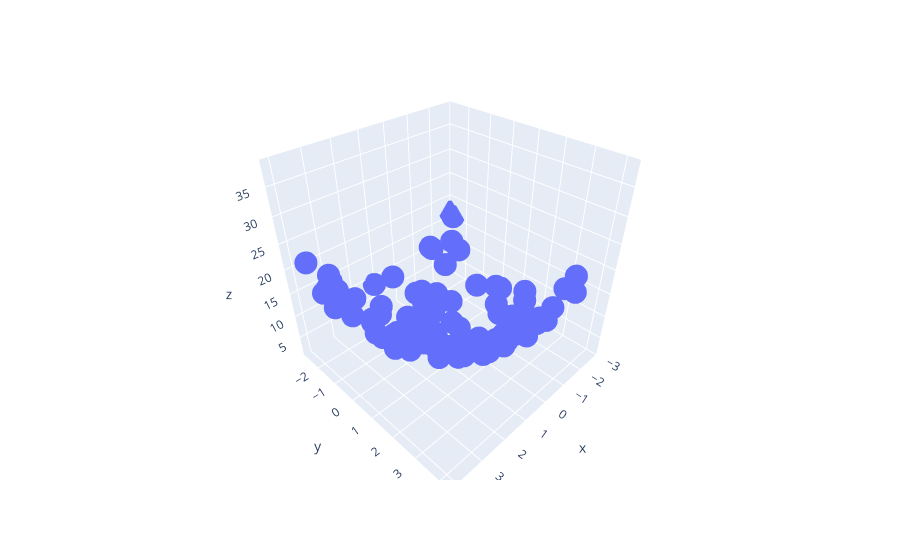

Here is the notebook cell this chart was saved with:
### Code cell
# Shape of the data point
df = px.data.iris()

# .ravel() flatten a multi-dimensional array to 1D array
fig = px.scatter_3d(df, x=x.ravel(), y=y.ravel(), z=z.ravel())

# Visualize the data in 3-d space using a 3-D scatter plot
fig.show()
